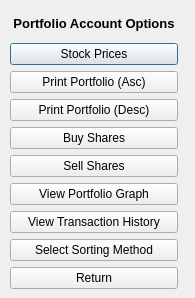
<?xml version="1.0" encoding="UTF-8"?>
<ui version="4.0">
 <class>PortfolioAccountSelection</class>
 <widget class="QDialog" name="PortfolioAccountSelection">
  <property name="geometry">
   <rect>
    <x>0</x>
    <y>0</y>
    <width>195</width>
    <height>298</height>
   </rect>
  </property>
  <property name="windowTitle">
   <string>Dialog</string>
  </property>
  <widget class="QWidget" name="">
   <property name="geometry">
    <rect>
     <x>10</x>
     <y>10</y>
     <width>168</width>
     <height>279</height>
    </rect>
   </property>
   <layout class="QVBoxLayout" name="verticalLayout">
    <item>
     <widget class="QLabel" name="header_label">
      <property name="text">
       <string>&lt;html&gt;&lt;head/&gt;&lt;body&gt;&lt;p align=&quot;center&quot;&gt;&lt;span style=&quot; font-size:10pt; font-weight:600;&quot;&gt;Portfolio Account Options&lt;/span&gt;&lt;/p&gt;&lt;/body&gt;&lt;/html&gt;</string>
      </property>
     </widget>
    </item>
    <item>
     <widget class="QPushButton" name="stock_prices_button">
      <property name="text">
       <string>Stock Prices</string>
      </property>
     </widget>
    </item>
    <item>
     <widget class="QPushButton" name="print_portfoio_asc_button">
      <property name="text">
       <string>Print Portfolio (Asc)</string>
      </property>
     </widget>
    </item>
    <item>
     <widget class="QPushButton" name="print_portfoio_desc_button">
      <property name="text">
       <string>Print Portfolio (Desc)</string>
      </property>
     </widget>
    </item>
    <item>
     <widget class="QPushButton" name="buy_shares_button">
      <property name="text">
       <string>Buy Shares</string>
      </property>
     </widget>
    </item>
    <item>
     <widget class="QPushButton" name="sell_shares_button">
      <property name="text">
       <string>Sell Shares</string>
      </property>
     </widget>
    </item>
    <item>
     <widget class="QPushButton" name="graph_button">
      <property name="text">
       <string>View Portfolio Graph</string>
      </property>
     </widget>
    </item>
    <item>
     <widget class="QPushButton" name="transaction_history_button">
      <property name="text">
       <string>View Transaction History</string>
      </property>
     </widget>
    </item>
    <item>
     <widget class="QPushButton" name="sort_select_button">
      <property name="text">
       <string>Select Sorting Method</string>
      </property>
     </widget>
    </item>
    <item>
     <widget class="QPushButton" name="return_button">
      <property name="text">
       <string>Return</string>
      </property>
     </widget>
    </item>
   </layout>
  </widget>
 </widget>
 <resources/>
 <connections/>
</ui>
